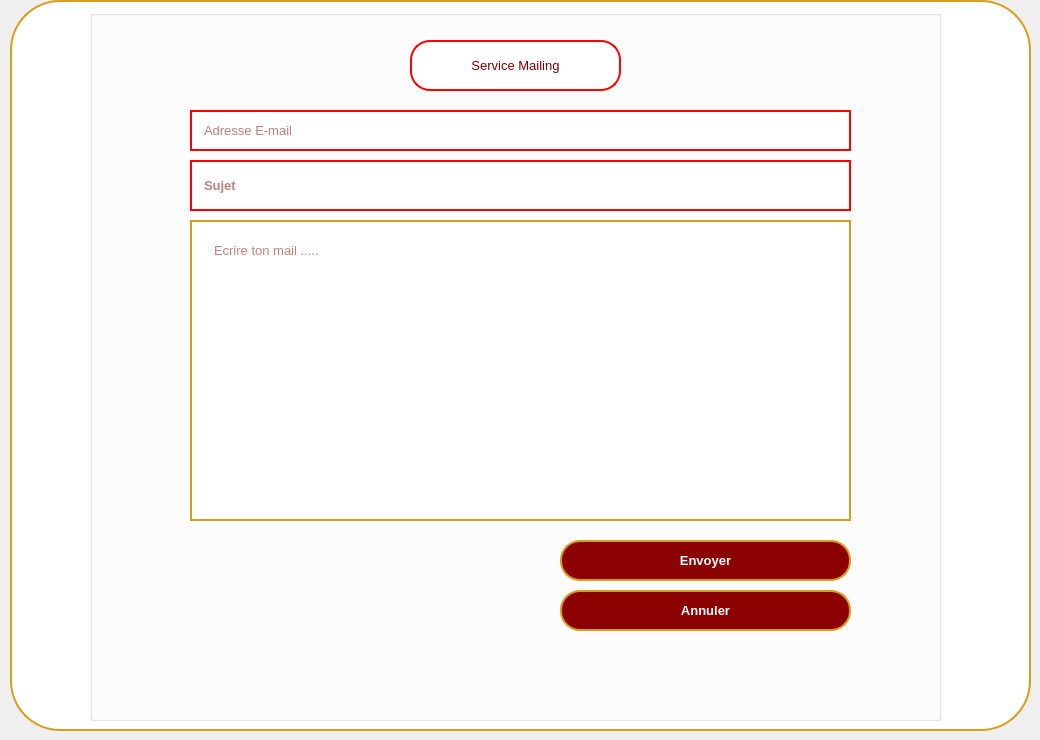
    <widget class="QWidget" name="page_2">
     <widget class="QGroupBox" name="groupBox_5">
      <property name="geometry">
       <rect>
        <x>90</x>
        <y>10</y>
        <width>851</width>
        <height>711</height>
       </rect>
      </property>
      <property name="styleSheet">
       <string notr="true">#groupBox_4{
   background-color: white;
   border: transparent;
   border-color: rgba(0,0,0,0);
}</string>
      </property>
      <property name="title">
       <string/>
      </property>
      <widget class="QLineEdit" name="mailSujet_2">
       <property name="geometry">
        <rect>
         <x>100</x>
         <y>150</y>
         <width>661</width>
         <height>51</height>
        </rect>
       </property>
       <property name="font">
        <font>
         <pointsize>10</pointsize>
         <weight>75</weight>
         <bold>true</bold>
        </font>
       </property>
       <property name="styleSheet">
        <string notr="true">QLineEdit {
background-color: white;
    color: rgb(125, 0, 0);
    border: 2px solid rgb(255, 0, 0); 
 
    padding: 10px; 
}</string>
       </property>
       <property name="inputMethodHints">
        <set>Qt::ImhNone</set>
       </property>
       <property name="maxLength">
        <number>1000</number>
       </property>
       <property name="placeholderText">
        <string>Sujet</string>
       </property>
      </widget>
      <widget class="QLineEdit" name="mailBody_2">
       <property name="geometry">
        <rect>
         <x>100</x>
         <y>210</y>
         <width>661</width>
         <height>301</height>
        </rect>
       </property>
       <property name="font">
        <font>
         <pointsize>10</pointsize>
        </font>
       </property>
       <property name="styleSheet">
        <string notr="true">   QLineEdit {
      background-color: white;
    color: darkred;
    border: 2px solid rgb(215, 157, 27);

    padding: 20px; 
}</string>
       </property>
       <property name="alignment">
        <set>Qt::AlignLeading|Qt::AlignLeft|Qt::AlignTop</set>
       </property>
       <property name="placeholderText">
        <string>Ecrire ton mail .....</string>
       </property>
      </widget>
      <widget class="QPushButton" name="pbEnvoiMail_2">
       <property name="geometry">
        <rect>
         <x>470</x>
         <y>530</y>
         <width>291</width>
         <height>41</height>
        </rect>
       </property>
       <property name="font">
        <font>
         <family>MS Shell Dlg 2</family>
         <pointsize>10</pointsize>
         <weight>75</weight>
         <bold>true</bold>
        </font>
       </property>
       <property name="layoutDirection">
        <enum>Qt::LeftToRight</enum>
       </property>
       <property name="autoFillBackground">
        <bool>false</bool>
       </property>
       <property name="styleSheet">
        <string notr="true">QPushButton {
    background-color: darkred;
    color: white;
    border: 2px solid rgb(215, 157, 27);
    border-radius: 20px; 
    padding: 10px; 
}

QPushButton:hover {
    background-color: rgb(215, 157, 27); 
}

QLineEdit {
    border: 2px solid darkred;
    border-radius: 15px; 
    padding: 5px; 
    color: white;
}

QLineEdit:focus {
    border: 2px solid darkred;
    border-radius: 15px; 
    padding: 5px; 
    color: white;
}
</string>
       </property>
       <property name="text">
        <string>Envoyer</string>
       </property>
       <property name="flat">
        <bool>false</bool>
       </property>
      </widget>
      <widget class="QLineEdit" name="mailAdresseEmail_2">
       <property name="geometry">
        <rect>
         <x>100</x>
         <y>100</y>
         <width>661</width>
         <height>41</height>
        </rect>
       </property>
       <property name="font">
        <font>
         <pointsize>10</pointsize>
         <weight>50</weight>
         <bold>false</bold>
        </font>
       </property>
       <property name="styleSheet">
        <string notr="true">QLineEdit {
background-color: white;
    color: rgb(125, 0, 0);
    border: 2px solid rgb(255, 0, 0); 
    border-radius:; 
    padding: 10px; 
}</string>
       </property>
       <property name="inputMethodHints">
        <set>Qt::ImhNone</set>
       </property>
       <property name="maxLength">
        <number>1000</number>
       </property>
       <property name="placeholderText">
        <string>Adresse E-mail </string>
       </property>
      </widget>
      <widget class="QLabel" name="iconEnvoi_2">
       <property name="geometry">
        <rect>
         <x>1080</x>
         <y>740</y>
         <width>81</width>
         <height>81</height>
        </rect>
       </property>
       <property name="text">
        <string/>
       </property>
      </widget>
      <widget class="QPushButton" name="annulermail">
       <property name="geometry">
        <rect>
         <x>470</x>
         <y>580</y>
         <width>291</width>
         <height>41</height>
        </rect>
       </property>
       <property name="font">
        <font>
         <family>MS Shell Dlg 2</family>
         <pointsize>10</pointsize>
         <weight>75</weight>
         <bold>true</bold>
        </font>
       </property>
       <property name="layoutDirection">
        <enum>Qt::LeftToRight</enum>
       </property>
       <property name="autoFillBackground">
        <bool>false</bool>
       </property>
       <property name="styleSheet">
        <string notr="true">QPushButton {
    background-color: darkred;
    color: white;
    border: 2px solid rgb(215, 157, 27);
    border-radius: 20px; 
    padding: 10px; 
}

QPushButton:hover {
    background-color: rgb(215, 157, 27); 
}

QLineEdit {
    border: 2px solid darkred;
    border-radius: 15px; 
    padding: 5px; 
    color: white;
}

QLineEdit:focus {
    border: 2px solid darkred;
    border-radius: 15px; 
    padding: 5px; 
    color: white;
}
</string>
       </property>
       <property name="text">
        <string>Annuler</string>
       </property>
       <property name="flat">
        <bool>false</bool>
       </property>
      </widget>
      <widget class="QPushButton" name="AjoutContr_3">
       <property name="geometry">
        <rect>
         <x>320</x>
         <y>30</y>
         <width>211</width>
         <height>51</height>
        </rect>
       </property>
       <property name="font">
        <font>
         <family>MS Shell Dlg 2</family>
         <pointsize>10</pointsize>
         <weight>50</weight>
         <italic>false</italic>
         <bold>false</bold>
        </font>
       </property>
       <property name="styleSheet">
        <string notr="true">QPushButton {
    background-color: white;
    color: rgb(125, 0, 0);
    border: 2px solid rgb(255, 0, 0); 
    border-radius: 20px; 
    padding: 10px; 
    transition: background-color 0.3s, color 0.3s; 
}
QPushButton:hover {
    background-color: rgb(215, 157, 27);
    color: white;
    border: 4px solid rgb(215, 157, 27); 
    outline: none; 
}</string>
       </property>
       <property name="text">
        <string>Service Mailing</string>
       </property>
       <property name="icon">
        <iconset>
         <normaloff>../../780575.png</normaloff>../../780575.png</iconset>
       </property>
       <property name="iconSize">
        <size>
         <width>100</width>
         <height>50</height>
        </size>
       </property>
      </widget>
     </widget>
     <widget class="QPushButton" name="pushButton_37">
      <property name="geometry">
       <rect>
        <x>10</x>
        <y>0</y>
        <width>1021</width>
        <height>731</height>
       </rect>
      </property>
      <property name="styleSheet">
       <string notr="true">QPushButton {
    background-color: white;
    color: darkred;
    border: 2px solid rgb(215, 157, 27);
    border-radius: 50px;
    padding: 10px; 
}
</string>
      </property>
      <property name="text">
       <string/>
      </property>
     </widget>
     <zorder>pushButton_37</zorder>
     <zorder>groupBox_5</zorder>
    </widget>
